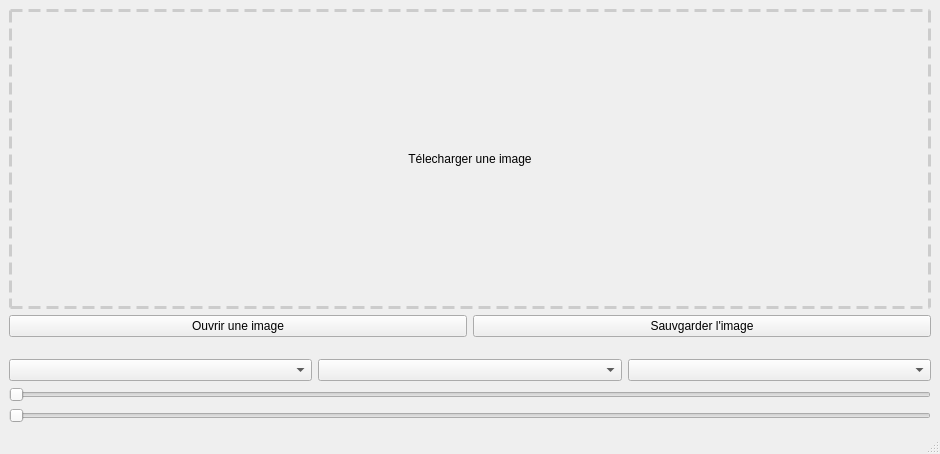
<?xml version="1.0" encoding="UTF-8"?>
<ui version="4.0">
 <class>MainWindow</class>
 <widget class="QMainWindow" name="MainWindow">
  <property name="geometry">
   <rect>
    <x>0</x>
    <y>0</y>
    <width>940</width>
    <height>454</height>
   </rect>
  </property>
  <property name="windowTitle">
   <string>MainWindow</string>
  </property>
  <widget class="QWidget" name="centralwidget">
   <layout class="QGridLayout" name="gridLayout">
    <item row="0" column="0">
     <layout class="QVBoxLayout" name="verticalLayout_2">
      <item>
       <widget class="QLabel" name="label">
        <property name="styleSheet">
         <string notr="true">border: 3px dashed #ccc</string>
        </property>
        <property name="text">
         <string>Télecharger une image</string>
        </property>
        <property name="alignment">
         <set>Qt::AlignCenter</set>
        </property>
       </widget>
      </item>
      <item>
       <layout class="QHBoxLayout" name="horizontalLayout">
        <item>
         <widget class="QPushButton" name="pushButton">
          <property name="text">
           <string>Ouvrir une image</string>
          </property>
         </widget>
        </item>
        <item>
         <widget class="QPushButton" name="pushButton_2">
          <property name="text">
           <string>Sauvgarder l'image</string>
          </property>
         </widget>
        </item>
       </layout>
      </item>
      <item>
       <layout class="QVBoxLayout" name="verticalLayout">
        <property name="topMargin">
         <number>16</number>
        </property>
        <item>
         <layout class="QHBoxLayout" name="horizontalLayout_2">
          <item>
           <widget class="QComboBox" name="comboBox"/>
          </item>
          <item>
           <widget class="QComboBox" name="comboBox_2"/>
          </item>
          <item>
           <widget class="QComboBox" name="comboBox_3"/>
          </item>
         </layout>
        </item>
        <item>
         <widget class="QSlider" name="horizontalSlider">
          <property name="orientation">
           <enum>Qt::Horizontal</enum>
          </property>
         </widget>
        </item>
        <item>
         <widget class="QSlider" name="horizontalSlider_2">
          <property name="orientation">
           <enum>Qt::Horizontal</enum>
          </property>
         </widget>
        </item>
       </layout>
      </item>
     </layout>
    </item>
   </layout>
  </widget>
  <widget class="QMenuBar" name="menubar">
   <property name="geometry">
    <rect>
     <x>0</x>
     <y>0</y>
     <width>940</width>
     <height>22</height>
    </rect>
   </property>
  </widget>
  <widget class="QStatusBar" name="statusbar"/>
 </widget>
 <resources/>
 <connections>
  <connection>
   <sender>horizontalSlider</sender>
   <signal>valueChanged(int)</signal>
   <receiver>label</receiver>
   <slot>setNum(int)</slot>
   <hints>
    <hint type="sourcelabel">
     <x>175</x>
     <y>309</y>
    </hint>
    <hint type="destinationlabel">
     <x>162</x>
     <y>114</y>
    </hint>
   </hints>
  </connection>
  <connection>
   <sender>horizontalSlider_2</sender>
   <signal>valueChanged(int)</signal>
   <receiver>label</receiver>
   <slot>clear()</slot>
   <hints>
    <hint type="sourcelabel">
     <x>230</x>
     <y>333</y>
    </hint>
    <hint type="destinationlabel">
     <x>199</x>
     <y>150</y>
    </hint>
   </hints>
  </connection>
  <connection>
   <sender>pushButton</sender>
   <signal>clicked()</signal>
   <receiver>label</receiver>
   <slot>clear()</slot>
   <hints>
    <hint type="sourcelabel">
     <x>298</x>
     <y>228</y>
    </hint>
    <hint type="destinationlabel">
     <x>285</x>
     <y>153</y>
    </hint>
   </hints>
  </connection>
  <connection>
   <sender>pushButton_2</sender>
   <signal>clicked()</signal>
   <receiver>label</receiver>
   <slot>clear()</slot>
   <hints>
    <hint type="sourcelabel">
     <x>905</x>
     <y>229</y>
    </hint>
    <hint type="destinationlabel">
     <x>885</x>
     <y>140</y>
    </hint>
   </hints>
  </connection>
 </connections>
</ui>
